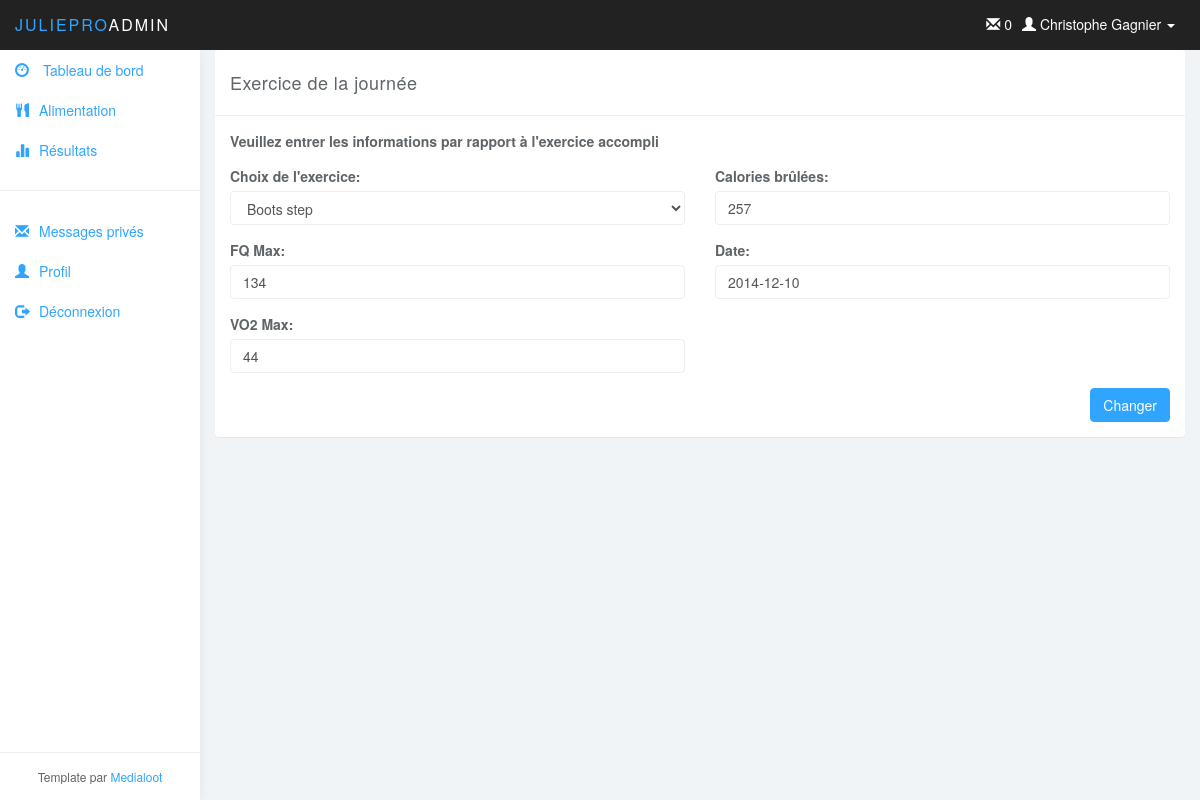
The app's page /?action=form_resultat&edit=3 with its own data.
### tables this page shows
CREATE TABLE IF NOT EXISTS `utilisateur` (
`utilisateurID` int(11) NOT NULL,
  `nom` varchar(45) NOT NULL,
  `prenom` varchar(45) NOT NULL,
  `noTel` varchar(45) NOT NULL,
  `noCell` varchar(45) DEFAULT NULL,
  `noRue` int(11) NOT NULL,
  `rue` varchar(45) NOT NULL,
  `ville` varchar(45) NOT NULL,
  `codePostal` varchar(45) NOT NULL,
  `age` int(11) NOT NULL,
  `dateInscription` datetime NOT NULL,
  `courriel` varchar(45) NOT NULL,
  `statut` int(11) NOT NULL,
  `entraineurID` int(11) DEFAULT NULL
);

CREATE TABLE IF NOT EXISTS `resultat` (
`resultatID` int(11) NOT NULL,
  `FQMax` int(11) NOT NULL,
  `VO2Max` int(11) NOT NULL,
  `calorieBrulee` int(11) NOT NULL,
  `date` date NOT NULL,
  `entrainementID` int(11) NOT NULL,
  `clientID` int(11) NOT NULL
);

### model/user_db.php (called while the page is built, shortened)
<?php
function get_user($userID) {
    global $db;
    $query = 'SELECT * FROM utilisateur
              WHERE utilisateurID = '.$userID;
    $result = $db->query($query);
	$result = $result->fetch();
    return $result;
}

### model/message_db.php (called while the page is built, shortened)
<?php
function get_nombre_messages($userID) {
    global $db;
    $query = '
        SELECT count(messageID)
        FROM message AS me
        WHERE me.destinataireID = '.$userID.' and estLu = 0;';
    $result = $db->query($query);
    return $result->fetch()[0];
}

### model/resultat_db.php (called while the page is built, shortened)
<?php
function get_resultat($userID, $resultatID)
{
    global $db;
    $query = 'SELECT *
              FROM `resultat` R
              INNER JOIN `entrainement` E
              ON R.`entrainementID` = E.`entrainementID`
              WHERE R.clientID = '.$userID.' AND R.resultatID = '.$resultatID;
    $result = $db->query($query);
    return $result->fetch();
}
function get_all_entrainement(){
    global $db;
    $query = 'select * from  `entrainement` ; ';
    $result = $db->query($query);
    return $result;
}

### view/form_resultat.php (the view, shortened to what this page needs)
<?php
if(isset($_GET['edit']))
{
    $edit = true;
    $resultat = get_resultat($userInfo['utilisateurID'], $_GET['edit']);
}
else
{
    $edit = false;
}
?>
<div class="panel panel-default">
    <div class="panel-heading">Exercice de la journée</div>
    <div class="panel-body">
        <strong style="margin-bottom: 15px; display: block;">Veuillez entrer les informations par rapport à l'exercice accompli </strong>
        <form action="#" method="post">
            <div class="row">
                <div class="col-md-6">
                    <div class="form-group">
                        <label>Choix de l'exercice:</label>
                        <select name="entrainementID" class="form-control">
                            <?php
                            $entrainements = get_all_entrainement();
                            foreach($entrainements as $entrainementCourant)
                            {
                                echo '<option value="'.$entrainementCourant['entrainementID'].'"';
                                if($edit && $entrainementCourant['entrainementID'] == $resultat['entrainementID'])
                                    echo ' selected ';
                                echo '>'.$entrainementCourant['nom'].'</option>';
                            }
                            ?>
                        </select>
                    </div>
                    <div class="form-group">
                        <label>FQ Max:</label>
                        <input class="form-control" value="<?php if($edit) echo $resultat['FQMax']; ?>"  required name="FQMax">
                    </div>
                    <div class="form-group">
                        <label>VO2 Max:</label>
                        <input class="form-control" value="<?php if($edit) echo $resultat['VO2Max']; ?>"  required name="VO2Max">
                    </div>
                </div>
                <div class="col-md-6">
                    <div class="form-group">
                        <label>Calories brûlées:</label>
                        <input class="form-control" value="<?php if($edit) echo $resultat['calorieBrulee']; ?>"  required name="calorieBrulee">
                    </div>
                    <div class="form-group">
                        <label>Date:</label>
                        <input class="form-control"  id="datepicker" name="date" value="<?php if($edit) echo $resultat['date']; else echo date('Y-m-d');?>">
                    </div>
                </div>
            </div>
            <button type="submit" class="btn btn-primary pull-right" name="action" value="<?php if($edit) echo 'update_resultat">Changer'; else echo 'insert_resultat">Ajouter'; ?></button>
        </form>
    </div>
</div>

### view/header.php (shortened to what this page needs)
<!DOCTYPE html>
<html>
<head>
    <link href="css/bootstrap.min.css" rel="stylesheet">
    <link href="css/datepicker3.css" rel="stylesheet">
    <link href="css/styles.css" rel="stylesheet">
</head>
<body>
<nav class="navbar navbar-inverse navbar-fixed-top" role="navigation">
    <div class="container-fluid">
        <div class="navbar-header">
            <a class="navbar-brand" href="index.php"><span>JuliePro</span>Admin</a>
            <?php if(!empty($userInfo))
            { ?>
                <ul class="user-menu">
                    <li class="dropdown pull-right"> <a href="#" class="dropdown-toggle" data-toggle="dropdown"> <span class="glyphicon glyphicon-user"></span> <?php echo $userInfo['prenom'].' '.$userInfo['nom']; ?> <span class="caret"></span> </a>
                    </li>
                </ul>
				<ul class="user-menu">
					<li><a href="?action=view_messageprive"><span class="glyphicon glyphicon-envelope"></span> <?php echo get_nombre_messages($userInfo['utilisateurID']); ?> </a></li>
				</ul>
            <?php } ?>
        </div>
    </div>
</nav>

### css/styles.css (style rules this page uses)
body { background: #f1f4f7; padding-top: 50px; color: #5f6468; }
a, a:hover, a:focus { color: #30a5ff; }
.form-control { border: 1px solid #eee; box-shadow: none; }
.navbar-header .navbar-brand { color: #fff; font-size: 16px; text-transform: uppercase; font-weight: 500; letter-spacing: 2px; }
.navbar-header .navbar-brand span { color: #30a5ff; }
.btn-primary, .btn-primary:hover, .btn-primary:focus, .btn-primary:active, .btn-primary.active, .open > .dropdown-toggle.btn-primary, .btn-primary.disabled, .btn-primary[disabled], fieldset[disabled] .btn-primary, .btn-primary.disabled:hover, .btn-primary[disabled]:hover, fieldset[disabled] .btn-primary:hover, .btn-primary.disabled:focus, .btn-primary[disabled]:focus, fieldset[disabled] .btn-primary:focus, .btn-primary.disabled:active, .btn-primary[disabled]:active, fieldset[disabled] .btn-primary:active, .btn-primary.disabled.active, .btn-primary[disabled].active, fieldset[disabled] .btn-primary.active { background-color: #30a5ff; border-color: #30a5ff; }
.panel { border: 0; }
.panel-heading { font-size: 18px; font-weight: 300; letter-spacing: 0.025em; height: 66px; line-height: 45px; }
.panel-default .panel-heading { background: #fff; border-bottom: 1px solid #eee; color: #5f6468; }
.navbar { border: 0; }
.user-menu { display: inline-block; margin-top: 14px; margin-right: 10px; float: right; list-style: none; padding: 0; }
.user-menu a { color: #fff; }
@media (min-width: 768px) { .navbar-header { width: 100%; } }

### records on screen
utilisateur: prenom "Christophe", nom "Gagnier"
resultat: FQMax "134", VO2Max "44", calorieBrulee "257", date "2014-12-10"

### other values on screen
get_nombre_messages($userInfo['utilisateurID']) "0"
form field entrainementID "Boots step"
